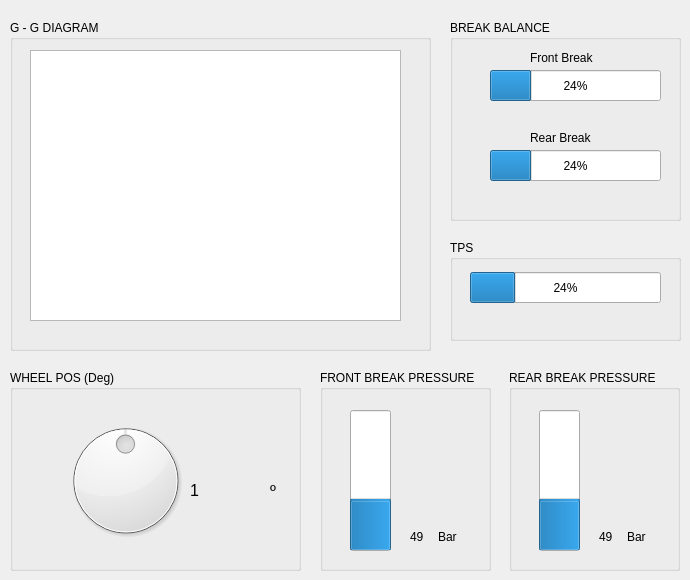
    <widget class="QWidget" name="tab_3">
     <attribute name="title">
      <string>Wheel | TPS | Brake</string>
     </attribute>
     <widget class="QGroupBox" name="groupBox_8">
      <property name="geometry">
       <rect>
        <x>10</x>
        <y>370</y>
        <width>291</width>
        <height>201</height>
       </rect>
      </property>
      <property name="title">
       <string>WHEEL POS (Deg)</string>
      </property>
      <widget class="QDial" name="dial_WheelPos">
       <property name="geometry">
        <rect>
         <x>50</x>
         <y>30</y>
         <width>131</width>
         <height>161</height>
        </rect>
       </property>
       <property name="minimum">
        <number>-120</number>
       </property>
       <property name="maximum">
        <number>120</number>
       </property>
       <property name="pageStep">
        <number>10</number>
       </property>
       <property name="invertedAppearance">
        <bool>false</bool>
       </property>
       <property name="invertedControls">
        <bool>true</bool>
       </property>
      </widget>
      <widget class="QLabel" name="label_19">
       <property name="geometry">
        <rect>
         <x>180</x>
         <y>100</y>
         <width>81</width>
         <height>41</height>
        </rect>
       </property>
       <property name="font">
        <font>
         <pointsize>12</pointsize>
        </font>
       </property>
       <property name="text">
        <string>1</string>
       </property>
       <property name="scaledContents">
        <bool>false</bool>
       </property>
      </widget>
      <widget class="QLabel" name="label_20">
       <property name="geometry">
        <rect>
         <x>260</x>
         <y>100</y>
         <width>21</width>
         <height>41</height>
        </rect>
       </property>
       <property name="font">
        <font>
         <pointsize>12</pointsize>
        </font>
       </property>
       <property name="text">
        <string>º</string>
       </property>
      </widget>
     </widget>
     <widget class="QGroupBox" name="groupBox_11">
      <property name="geometry">
       <rect>
        <x>450</x>
        <y>240</y>
        <width>231</width>
        <height>101</height>
       </rect>
      </property>
      <property name="title">
       <string>TPS</string>
      </property>
      <widget class="QProgressBar" name="progressBar_TPS">
       <property name="geometry">
        <rect>
         <x>20</x>
         <y>32</y>
         <width>191</width>
         <height>31</height>
        </rect>
       </property>
       <property name="value">
        <number>24</number>
       </property>
       <property name="format">
        <string>%p%</string>
       </property>
      </widget>
     </widget>
     <widget class="QGroupBox" name="groupBox_12">
      <property name="geometry">
       <rect>
        <x>10</x>
        <y>20</y>
        <width>421</width>
        <height>331</height>
       </rect>
      </property>
      <property name="title">
       <string>G - G DIAGRAM</string>
      </property>
      <widget class="GraphicsLayoutWidget" name="graphicsView_DiagramaGG">
       <property name="geometry">
        <rect>
         <x>20</x>
         <y>30</y>
         <width>371</width>
         <height>271</height>
        </rect>
       </property>
      </widget>
     </widget>
     <widget class="QGroupBox" name="groupBox_13">
      <property name="geometry">
       <rect>
        <x>450</x>
        <y>20</y>
        <width>231</width>
        <height>201</height>
       </rect>
      </property>
      <property name="title">
       <string>BREAK BALANCE</string>
      </property>
      <widget class="QProgressBar" name="progressBar_FrontBreakBalance">
       <property name="geometry">
        <rect>
         <x>40</x>
         <y>50</y>
         <width>171</width>
         <height>31</height>
        </rect>
       </property>
       <property name="value">
        <number>24</number>
       </property>
      </widget>
      <widget class="QLabel" name="label_67">
       <property name="geometry">
        <rect>
         <x>80</x>
         <y>110</y>
         <width>91</width>
         <height>16</height>
        </rect>
       </property>
       <property name="text">
        <string>Rear Break</string>
       </property>
      </widget>
      <widget class="QLabel" name="label_66">
       <property name="geometry">
        <rect>
         <x>80</x>
         <y>30</y>
         <width>91</width>
         <height>16</height>
        </rect>
       </property>
       <property name="text">
        <string>Front Break</string>
       </property>
      </widget>
      <widget class="QProgressBar" name="progressBar_RearBreakBalance">
       <property name="geometry">
        <rect>
         <x>40</x>
         <y>130</y>
         <width>171</width>
         <height>31</height>
        </rect>
       </property>
       <property name="value">
        <number>24</number>
       </property>
      </widget>
     </widget>
     <widget class="QGroupBox" name="groupBox_14">
      <property name="geometry">
       <rect>
        <x>320</x>
        <y>370</y>
        <width>171</width>
        <height>201</height>
       </rect>
      </property>
      <property name="title">
       <string>FRONT BREAK PRESSURE</string>
      </property>
      <widget class="QProgressBar" name="progressBar_FrontBreakPressure">
       <property name="geometry">
        <rect>
         <x>30</x>
         <y>40</y>
         <width>41</width>
         <height>141</height>
        </rect>
       </property>
       <property name="maximum">
        <number>70</number>
       </property>
       <property name="value">
        <number>24</number>
       </property>
       <property name="orientation">
        <enum>Qt::Vertical</enum>
       </property>
       <property name="format">
        <string>%p</string>
       </property>
      </widget>
      <widget class="QLabel" name="label_36">
       <property name="geometry">
        <rect>
         <x>118</x>
         <y>160</y>
         <width>21</width>
         <height>14</height>
        </rect>
       </property>
       <property name="text">
        <string>Bar</string>
       </property>
      </widget>
      <widget class="QLabel" name="label_65">
       <property name="geometry">
        <rect>
         <x>90</x>
         <y>160</y>
         <width>22</width>
         <height>14</height>
        </rect>
       </property>
       <property name="text">
        <string>49</string>
       </property>
      </widget>
     </widget>
     <widget class="QGroupBox" name="groupBox_15">
      <property name="geometry">
       <rect>
        <x>509</x>
        <y>370</y>
        <width>171</width>
        <height>201</height>
       </rect>
      </property>
      <property name="title">
       <string>REAR BREAK PRESSURE</string>
      </property>
      <widget class="QProgressBar" name="progressBar_RearBreakPressure">
       <property name="geometry">
        <rect>
         <x>30</x>
         <y>40</y>
         <width>41</width>
         <height>141</height>
        </rect>
       </property>
       <property name="maximum">
        <number>70</number>
       </property>
       <property name="value">
        <number>24</number>
       </property>
       <property name="orientation">
        <enum>Qt::Vertical</enum>
       </property>
       <property name="format">
        <string>%p</string>
       </property>
      </widget>
      <widget class="QLabel" name="label_68">
       <property name="geometry">
        <rect>
         <x>118</x>
         <y>160</y>
         <width>21</width>
         <height>14</height>
        </rect>
       </property>
       <property name="text">
        <string>Bar</string>
       </property>
      </widget>
      <widget class="QLabel" name="label_69">
       <property name="geometry">
        <rect>
         <x>90</x>
         <y>160</y>
         <width>22</width>
         <height>14</height>
        </rect>
       </property>
       <property name="text">
        <string>49</string>
       </property>
      </widget>
     </widget>
    </widget>
